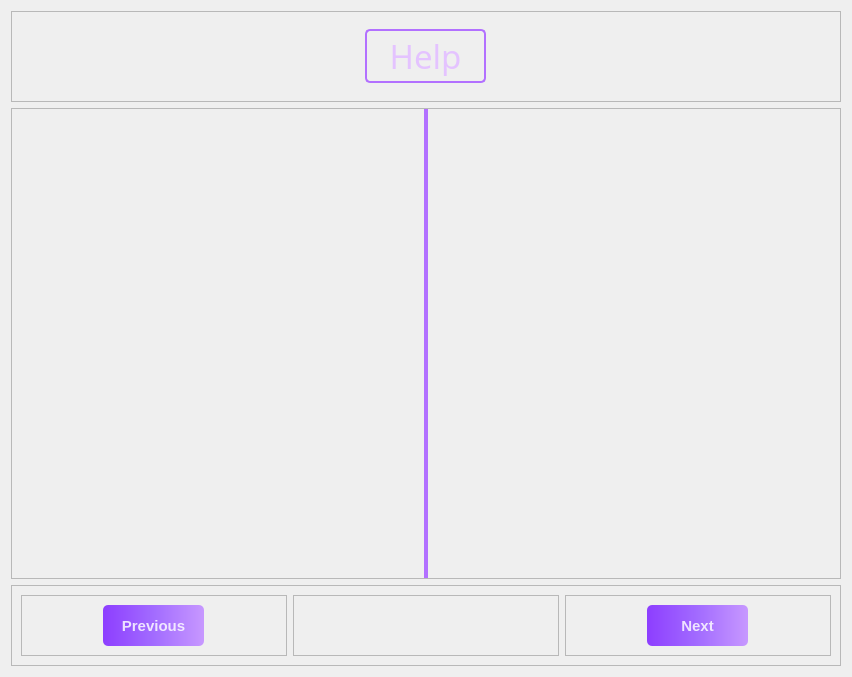
               <widget class="QWidget" name="help_page_4">
                <layout class="QVBoxLayout" name="verticalLayout_32">
                 <item>
                  <widget class="QFrame" name="h_header_4">
                   <property name="minimumSize">
                    <size>
                     <width>0</width>
                     <height>91</height>
                    </size>
                   </property>
                   <property name="maximumSize">
                    <size>
                     <width>830</width>
                     <height>91</height>
                    </size>
                   </property>
                   <property name="frameShape">
                    <enum>QFrame::StyledPanel</enum>
                   </property>
                   <property name="frameShadow">
                    <enum>QFrame::Raised</enum>
                   </property>
                   <layout class="QHBoxLayout" name="horizontalLayout_57">
                    <item>
                     <widget class="QLabel" name="label_17">
                      <property name="minimumSize">
                       <size>
                        <width>121</width>
                        <height>54</height>
                       </size>
                      </property>
                      <property name="maximumSize">
                       <size>
                        <width>121</width>
                        <height>54</height>
                       </size>
                      </property>
                      <property name="font">
                       <font>
                        <family>Swis721 BlkCn BT</family>
                        <pointsize>25</pointsize>
                        <italic>false</italic>
                        <bold>false</bold>
                       </font>
                      </property>
                      <property name="styleSheet">
                       <string notr="true">border: 2px solid #B270FF;
background: transparent;
border-radius: 5px;
padding: 5px;
color: #E4C3FF;
font: 25pt &quot;Swis721 BlkCn BT&quot;;</string>
                      </property>
                      <property name="text">
                       <string>Help</string>
                      </property>
                      <property name="alignment">
                       <set>Qt::AlignCenter</set>
                      </property>
                     </widget>
                    </item>
                   </layout>
                  </widget>
                 </item>
                 <item>
                  <widget class="QFrame" name="h_body_4">
                   <property name="minimumSize">
                    <size>
                     <width>830</width>
                     <height>471</height>
                    </size>
                   </property>
                   <property name="maximumSize">
                    <size>
                     <width>830</width>
                     <height>471</height>
                    </size>
                   </property>
                   <property name="frameShape">
                    <enum>QFrame::StyledPanel</enum>
                   </property>
                   <property name="frameShadow">
                    <enum>QFrame::Raised</enum>
                   </property>
                   <layout class="QHBoxLayout" name="horizontalLayout_53">
                    <property name="leftMargin">
                     <number>0</number>
                    </property>
                    <property name="topMargin">
                     <number>0</number>
                    </property>
                    <property name="rightMargin">
                     <number>0</number>
                    </property>
                    <property name="bottomMargin">
                     <number>0</number>
                    </property>
                    <item alignment="Qt::AlignHCenter">
                     <widget class="QLabel" name="help_4">
                      <property name="sizePolicy">
                       <sizepolicy hsizetype="Expanding" vsizetype="Expanding">
                        <horstretch>0</horstretch>
                        <verstretch>0</verstretch>
                       </sizepolicy>
                      </property>
                      <property name="styleSheet">
                       <string notr="true">border: 2px solid #B270FF;
border-radius: 5px;</string>
                      </property>
                      <property name="text">
                       <string>&lt;html&gt;&lt;head/&gt;&lt;body&gt;&lt;p&gt;&lt;img src=&quot;:/help_img/help_img/length_tuts.png&quot;/&gt;&lt;/p&gt;&lt;/body&gt;&lt;/html&gt;</string>
                      </property>
                      <property name="alignment">
                       <set>Qt::AlignCenter</set>
                      </property>
                     </widget>
                    </item>
                   </layout>
                  </widget>
                 </item>
                 <item>
                  <widget class="QFrame" name="h_footer_4">
                   <property name="minimumSize">
                    <size>
                     <width>830</width>
                     <height>81</height>
                    </size>
                   </property>
                   <property name="maximumSize">
                    <size>
                     <width>830</width>
                     <height>81</height>
                    </size>
                   </property>
                   <property name="frameShape">
                    <enum>QFrame::StyledPanel</enum>
                   </property>
                   <property name="frameShadow">
                    <enum>QFrame::Raised</enum>
                   </property>
                   <layout class="QHBoxLayout" name="horizontalLayout_55">
                    <item>
                     <widget class="QFrame" name="frame_40">
                      <property name="frameShape">
                       <enum>QFrame::StyledPanel</enum>
                      </property>
                      <property name="frameShadow">
                       <enum>QFrame::Raised</enum>
                      </property>
                      <layout class="QHBoxLayout" name="horizontalLayout_58">
                       <item>
                        <widget class="QPushButton" name="prev_3">
                         <property name="minimumSize">
                          <size>
                           <width>101</width>
                           <height>41</height>
                          </size>
                         </property>
                         <property name="maximumSize">
                          <size>
                           <width>101</width>
                           <height>41</height>
                          </size>
                         </property>
                         <property name="font">
                          <font>
                           <pointsize>11</pointsize>
                           <bold>true</bold>
                          </font>
                         </property>
                         <property name="cursor">
                          <cursorShape>PointingHandCursor</cursorShape>
                         </property>
                         <property name="styleSheet">
                          <string notr="true">QPushButton {
    background: qlineargradient(x1:0, y1:0, x2:1, y2:0, stop:0 #8D3EFF, stop:0.5 #A26BFF, stop:1 #C798FF);
    color: rgba(255, 255, 255, 210);
    border-radius: 5px;
}

QPushButton:hover {
    background: qlineargradient(x1:0, y1:0, x2:1, y2:0, stop:0 #B270FF, stop:0.5 #C89DFF, stop:1 #E4C3FF);
}

QPushButton:pressed {
    padding-left: 5px;
    padding-top: 5px;
    background-color: #C795FF; /* Suggested lighter pressed color */
}
</string>
                         </property>
                         <property name="text">
                          <string>Previous</string>
                         </property>
                         <property name="checkable">
                          <bool>false</bool>
                         </property>
                         <property name="checked">
                          <bool>false</bool>
                         </property>
                        </widget>
                       </item>
                      </layout>
                     </widget>
                    </item>
                    <item>
                     <widget class="QFrame" name="frame_41">
                      <property name="frameShape">
                       <enum>QFrame::StyledPanel</enum>
                      </property>
                      <property name="frameShadow">
                       <enum>QFrame::Raised</enum>
                      </property>
                     </widget>
                    </item>
                    <item>
                     <widget class="QFrame" name="frame_42">
                      <property name="frameShape">
                       <enum>QFrame::StyledPanel</enum>
                      </property>
                      <property name="frameShadow">
                       <enum>QFrame::Raised</enum>
                      </property>
                      <layout class="QHBoxLayout" name="horizontalLayout_56">
                       <item>
                        <widget class="QPushButton" name="help_next_4">
                         <property name="minimumSize">
                          <size>
                           <width>101</width>
                           <height>41</height>
                          </size>
                         </property>
                         <property name="maximumSize">
                          <size>
                           <width>101</width>
                           <height>41</height>
                          </size>
                         </property>
                         <property name="font">
                          <font>
                           <pointsize>11</pointsize>
                           <bold>true</bold>
                          </font>
                         </property>
                         <property name="cursor">
                          <cursorShape>PointingHandCursor</cursorShape>
                         </property>
                         <property name="styleSheet">
                          <string notr="true">QPushButton {
    background: qlineargradient(x1:0, y1:0, x2:1, y2:0, stop:0 #8D3EFF, stop:0.5 #A26BFF, stop:1 #C798FF);
    color: rgba(255, 255, 255, 210);
    border-radius: 5px;
}

QPushButton:hover {
    background: qlineargradient(x1:0, y1:0, x2:1, y2:0, stop:0 #B270FF, stop:0.5 #C89DFF, stop:1 #E4C3FF);
}

QPushButton:pressed {
    padding-left: 5px;
    padding-top: 5px;
    background-color: #C795FF; /* Suggested lighter pressed color */
}
</string>
                         </property>
                         <property name="text">
                          <string>Next</string>
                         </property>
                         <property name="checkable">
                          <bool>false</bool>
                         </property>
                         <property name="checked">
                          <bool>false</bool>
                         </property>
                        </widget>
                       </item>
                      </layout>
                     </widget>
                    </item>
                   </layout>
                  </widget>
                 </item>
                </layout>
               </widget>
